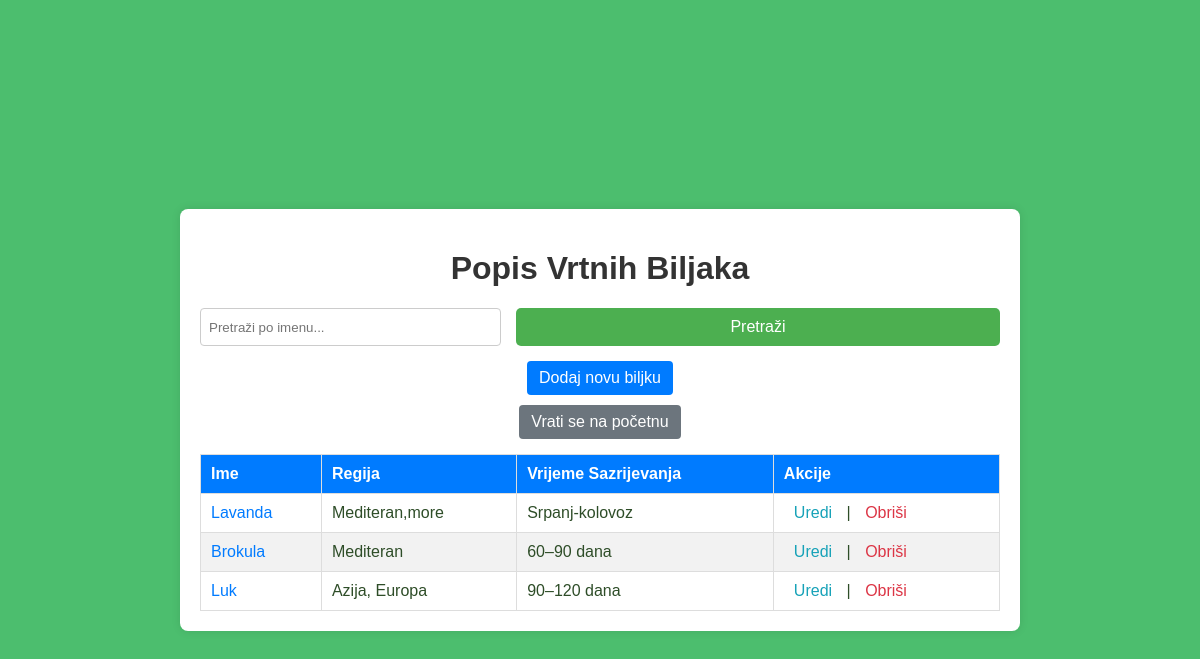
The page /vrtnabiljke/ (signed in) on the database its author committed.
### PZWapp/models.py (models this page shows, shortened)
class VrtnaBiljka(models.Model):
    user = models.ForeignKey(
        settings.AUTH_USER_MODEL,
        on_delete=models.CASCADE,
        related_name='vrtne_biljke'
    )
    ime_v = models.CharField(max_length=30)
    regijaBiljke_v = models.CharField(max_length=20)
    vrijemeSazrijevanja_v = models.CharField(max_length=15)

### PZWapp/views.py (the view)
# urls.py: path('vrtnabiljke/', VrtnaBiljkaListView.as_view(), name='vrtnabiljka_list'),
class VrtnaBiljkaListView(ListView):
    model = VrtnaBiljka
    template_name = 'main/vrtna_biljka_list.html'
    context_object_name = 'biljke'
    def get_queryset(self):
        query = self.request.GET.get('q')
        biljke = VrtnaBiljka.objects.filter(user=self.request.user)
        if query:
            biljke = biljke.filter(ime_v__icontains=query)
        return biljke

### PZWapp/templates/main/vrtna_biljka_list.html (shortened to what this page needs)
<!DOCTYPE html>
<html lang="hr">
<head>
    {% load static %}
    <link rel="stylesheet" href="{% static 'css/style.css' %}">
</head>
<body class="lista_vrtnih_biljaka">
    <div class="container">
        <h1>Popis Vrtnih Biljaka</h1>
        <form method="get" class="search-form">
            <input type="text" name="q" placeholder="Pretraži po imenu..." class="search-input" value="{{ request.GET.q }}">
            <button type="submit" class="search-btn">Pretraži</button>
        </form>
        <a href="{% url 'PZWapp:vrtnabiljka_create' %}" class="btn add-btn">Dodaj novu biljku</a>
        <a href="{% url 'PZWapp:homepage' %}" class="btn home-btn">Vrati se na početnu</a>
        <table class="plant-table">
            <thead>
                <tr>
                    <th>Ime</th>
                    <th>Regija</th>
                    <th>Vrijeme Sazrijevanja</th>
                    <th>Akcije</th>
                </tr>
            </thead>
            <tbody>
                {% for biljka in biljke %}
                <tr>
                    <td><a href="{% url 'PZWapp:vrtnabiljka_detail' biljka.id %}" class="plant-link">{{ biljka.ime_v }}</a></td>
                    <td>{{ biljka.regijaBiljke_v }}</td>
                    <td>{{ biljka.vrijemeSazrijevanja_v }}</td>
                    <td class="action-links">
                        <a href="{% url 'PZWapp:vrtnabiljka_update' biljka.id %}" class="edit-link">Uredi</a> |
                        <a href="{% url 'PZWapp:vrtnabiljka_delete' biljka.id %}" class="delete-link">Obriši</a>
                    </td>
                </tr>
                {% empty %}
                <tr>
                    <td colspan="4" class="no-results">Nema rezultata za prikaz.</td>
                </tr>
                {% endfor %}
            </tbody>
        </table>
    </div>
</body>
</html>

### PZWapp/static/css/style.css (style rules this page uses)
body { display: flex; justify-content: center; align-items: center; min-height: 100vh; background: url("/static/images/botanical_background.jpg"); background-size: cover; font-family: Arial, sans-serif; color: #2e4d28; margin: 0; padding: 0; }
button[type="submit"] { background-color: #4CAF50; border: none; padding: 10px 15px; color: white; border-radius: 5px; width: 100%; font-size: 16px; cursor: pointer; }
a { color: #2e4d28; text-decoration: none; }
.container { width: 80%; margin: 0 auto; padding: 20px; background-color: rgba(255, 255, 255, 0.9); border-radius: 10px; text-align: center; box-shadow: 0 0 15px rgba(0,0,0,0.3); margin-top: 40px; }
.container { max-width: 800px; margin: auto; background: rgb(255, 255, 255); padding: 20px; box-shadow: 0px 0px 10px rgba(0, 0, 0, 0.1); border-radius: 8px; }
h1 { text-align: center; color: #333; }
.search-form { display: flex; justify-content: center; margin-bottom: 15px; }
.search-input { padding: 8px; width: 60%; border: 1px solid #ccc; border-radius: 4px; }
.search-btn { padding: 8px 12px; margin-left: 5px; border: none; background-color: #28a745; color: white; cursor: pointer; border-radius: 4px; }
.add-btn { display: block; width: fit-content; margin: 10px auto; padding: 8px 12px; background-color: #007bff; color: white; text-decoration: none; border-radius: 4px; text-align: center; }
.plant-table { width: 100%; border-collapse: collapse; margin-top: 15px; }
.plant-table th, .plant-table td { border: 1px solid #ddd; padding: 10px; text-align: left; }
.plant-table th { background-color: #007bff; color: white; }
.plant-table tr:nth-child(even) { background-color: #f2f2f2; }
.plant-link { color: #007bff; text-decoration: none; }
.action-links a { margin: 0 5px; text-decoration: none; padding: 5px; }
.edit-link { color: #17a2b8; }
.delete-link { color: #dc3545; }
.home-btn { display: block; width: fit-content; margin: 10px auto; padding: 8px 12px; background-color: #6c757d; color: white; text-decoration: none; border-radius: 4px; text-align: center; }
body.lista_vrtnih_biljaka { font-family: Arial, sans-serif; background-image: none; background-color: rgba(0, 163, 49, 0.7); margin: 0; padding: 20px; }
.container { max-width: 800px; margin: auto; background: white; padding: 20px; box-shadow: 0px 0px 10px rgba(0, 0, 0, 0.1); border-radius: 8px; }
.search-form { display: flex; justify-content: center; gap: 10px; margin-bottom: 15px; }
.search-btn { padding: 8px 12px; border: none; background-color: #28a745; color: white; cursor: pointer; border-radius: 4px; }
.add-btn, .home-btn { display: block; width: fit-content; margin: 10px auto; padding: 8px 12px; text-align: center; text-decoration: none; border-radius: 4px; }
.add-btn { background-color: #007bff; color: white; }
.home-btn { background-color: #6c757d; color: white; }

### rows shown on the page
VrtnaBiljka: ime_v "Lavanda", regijaBiljke_v "Mediteran,more", vrijemeSazrijevanja_v "Srpanj-kolovoz"
VrtnaBiljka: ime_v "Brokula", regijaBiljke_v "Mediteran", vrijemeSazrijevanja_v "60–90 dana"
VrtnaBiljka: ime_v "Luk", regijaBiljke_v "Azija, Europa", vrijemeSazrijevanja_v "90–120 dana"
